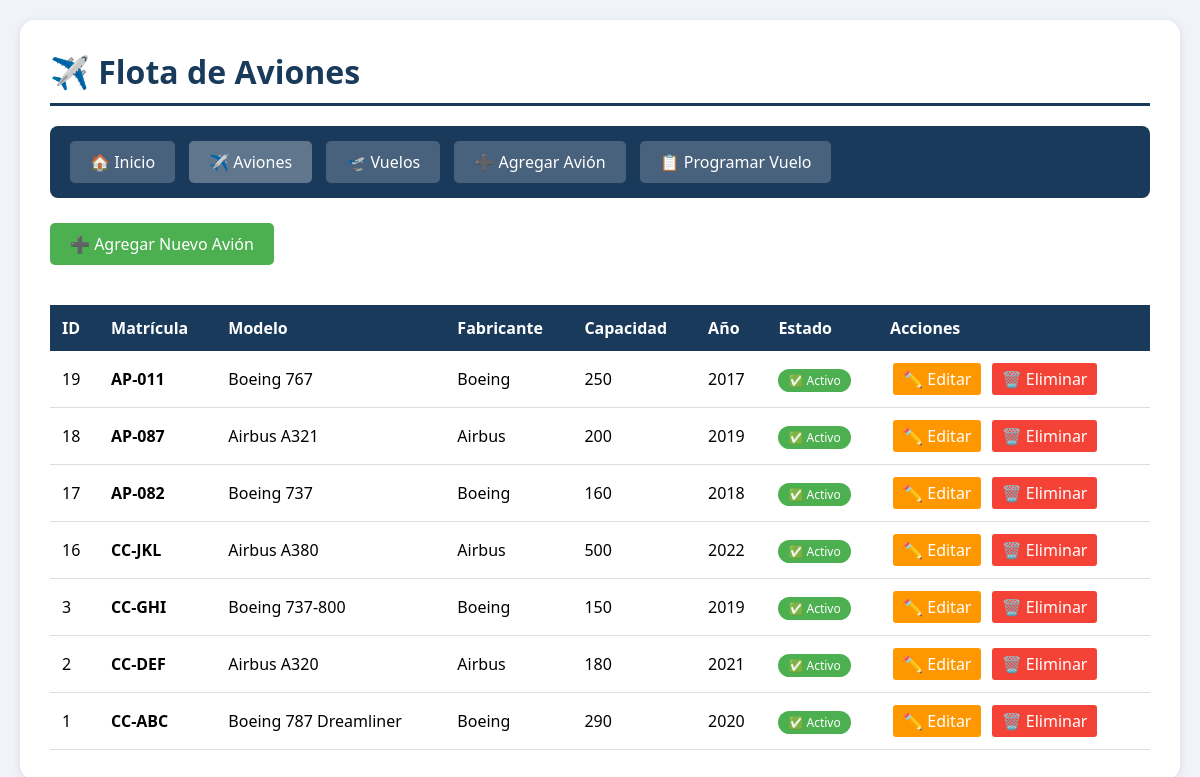
The page /aviones_list.php (signed in) on the database its author committed.
### tables this page shows
CREATE TABLE aviones (
    id INTEGER PRIMARY KEY AUTOINCREMENT,
    matricula TEXT UNIQUE NOT NULL,
    modelo TEXT NOT NULL,
    fabricante TEXT NOT NULL,
    capacidad INTEGER NOT NULL,
    año_fabricacion INTEGER,
    estado TEXT DEFAULT 'Activo',
    fecha_registro TIMESTAMP DEFAULT CURRENT_TIMESTAMP
);

### includes/db.php (called while the page is built, shortened)
<?php
class Database {
    private static $instance = null;
    private $db;
    private function __construct() {
        $this->dbPath = __DIR__ . '/../database.db';
        try {
            $this->db = new PDO('sqlite:' . $this->dbPath);
            $this->db->setAttribute(PDO::ATTR_ERRMODE, PDO::ERRMODE_EXCEPTION);
            $this->db->setAttribute(PDO::ATTR_DEFAULT_FETCH_MODE, PDO::FETCH_ASSOC);
        } catch (PDOException $e) {
            die("❌ Error de conexión: " . $e->getMessage());
        }
    }
    public static function getInstance() {
        if (self::$instance == null) {
            self::$instance = new Database();
        }
        return self::$instance;
    }
    public function getConnection() {
        return $this->db;
    }
}
?>

### includes/crud.php (called while the page is built, shortened)
<?php
require_once __DIR__ . '/db.php';
class CRUD {
    private $db;
    public function __construct() {
        $this->db = Database::getInstance()->getConnection();
    }
    public function readAllAviones() {
        try {
            $sql = "SELECT * FROM aviones ORDER BY id DESC";
            $stmt = $this->db->query($sql);
            return $stmt->fetchAll();
        } catch (PDOException $e) {
            return [];
        }
    }
}
?>

### aviones_list.php (the view, shortened to what this page needs)
<?php
require_once 'includes/crud.php';
$crud = new CRUD();
$aviones = $crud->readAllAviones();
?>
<!DOCTYPE html>
<html lang="es">
<head>
</head>
<body>
    <div class="container">
        <h1>✈️ Flota de Aviones</h1>
        <div class="navbar">
            <a href="index.php">🏠 Inicio</a>
            <a href="aviones_list.php" style="background:rgba(255,255,255,0.3);">✈️ Aviones</a>
            <a href="vuelos_list.php">🛫 Vuelos</a>
            <a href="aviones_create.php">➕ Agregar Avión</a>
            <a href="vuelos_create.php">📋 Programar Vuelo</a>
        </div>
        <a href="aviones_create.php" class="btn-agregar">➕ Agregar Nuevo Avión</a>
        <table>
            <thead>
                <tr>
                    <th>ID</th>
                    <th>Matrícula</th>
                    <th>Modelo</th>
                    <th>Fabricante</th>
                    <th>Capacidad</th>
                    <th>Año</th>
                    <th>Estado</th>
                    <th>Acciones</th>
                </tr>
            </thead>
            <tbody>
                <?php if (count($aviones) > 0): ?>
                    <?php foreach ($aviones as $avion): ?>
                        <tr>
                            <td><?= $avion['id'] ?></td>
                            <td><strong><?= htmlspecialchars($avion['matricula']) ?></strong></td>
                            <td><?= htmlspecialchars($avion['modelo']) ?></td>
                            <td><?= htmlspecialchars($avion['fabricante']) ?></td>
                            <td><?= $avion['capacidad'] ?></td>
                            <td><?= $avion['año_fabricacion'] ?></td>
                            <td>
                                <?php if ($avion['estado'] == 'Activo'): ?>
                                    <span class="status-activo">✅ Activo</span>
                                <?php elseif ($avion['estado'] == 'Mantenimiento'): ?>
                                    <span class="status-mantenimiento">🔧 Mantenimiento</span>
                                <?php else: ?>
                                    <span class="status-retirado">❌ Retirado</span>
                                <?php endif; ?>
                            </td>
                            <td class="acciones">
                                <a href="aviones_update.php?id=<?= $avion['id'] ?>" class="btn-editar">✏️ Editar</a>
                                <a href="aviones_delete.php?id=<?= $avion['id'] ?>" class="btn-eliminar" onclick="return confirm('¿Estás seguro de eliminar este avión?')">🗑️ Eliminar</a>
                            </td>
                        </tr>
                    <?php endforeach; ?>
                <?php endif; ?>
            </tbody>
        </table>
    </div>
</body>
</html>

### aviones_list.php (style rules this page uses)
* { margin: 0; padding: 0; box-sizing: border-box; }
body { font-family: 'Segoe UI', Tahoma, Geneva, Verdana, sans-serif; background: #f0f4f8; padding: 20px; }
.container { max-width: 1200px; margin: 0 auto; background: white; padding: 30px; border-radius: 15px; box-shadow: 0 2px 10px rgba(0,0,0,0.1); }
h1 { color: #1a3a5c; border-bottom: 3px solid #1a3a5c; padding-bottom: 10px; margin-bottom: 20px; }
.navbar { background: #1a3a5c; padding: 15px; border-radius: 8px; margin-bottom: 25px; }
.navbar a { color: white; text-decoration: none; padding: 10px 20px; margin: 0 5px; background: rgba(255,255,255,0.2); border-radius: 5px; display: inline-block; }
.btn-agregar { background: #4caf50; color: white; padding: 10px 20px; text-decoration: none; border-radius: 5px; display: inline-block; margin-bottom: 20px; }
table { width: 100%; border-collapse: collapse; margin-top: 20px; }
th { background: #1a3a5c; color: white; padding: 12px; text-align: left; }
td { padding: 12px; border-bottom: 1px solid #ddd; }
.acciones a { padding: 5px 10px; margin: 0 3px; border-radius: 3px; text-decoration: none; color: white; display: inline-block; }
.btn-editar { background: #ff9800; }
.btn-eliminar { background: #f44336; }
.status-activo { background: #4caf50; color: white; padding: 3px 10px; border-radius: 15px; font-size: 12px; }

### rows shown on the page
aviones: id "19", matricula "AP-011", modelo "Boeing 767", fabricante "Boeing", capacidad "250", año_fabricacion "2017", estado "✅ Activo"
aviones: id "18", matricula "AP-087", modelo "Airbus A321", fabricante "Airbus", capacidad "200", año_fabricacion "2019", estado "✅ Activo"
aviones: id "17", matricula "AP-082", modelo "Boeing 737", fabricante "Boeing", capacidad "160", año_fabricacion "2018", estado "✅ Activo"
aviones: id "16", matricula "CC-JKL", modelo "Airbus A380", fabricante "Airbus", capacidad "500", año_fabricacion "2022", estado "✅ Activo"
aviones: id "3", matricula "CC-GHI", modelo "Boeing 737-800", fabricante "Boeing", capacidad "150", año_fabricacion "2019", estado "✅ Activo"
aviones: id "2", matricula "CC-DEF", modelo "Airbus A320", fabricante "Airbus", capacidad "180", año_fabricacion "2021", estado "✅ Activo"
aviones: id "1", matricula "CC-ABC", modelo "Boeing 787 Dreamliner", fabricante "Boeing", capacidad "290", año_fabricacion "2020", estado "✅ Activo"
